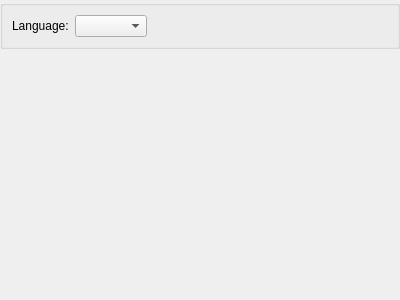
<?xml version="1.0" encoding="UTF-8"?>
<ui version="4.0">
 <class>MainSettings</class>
 <widget class="KittySDK::SettingPage" name="MainSettings">
  <property name="geometry">
   <rect>
    <x>0</x>
    <y>0</y>
    <width>400</width>
    <height>300</height>
   </rect>
  </property>
  <property name="windowTitle">
   <string>Settings</string>
  </property>
  <property name="name" stdset="0">
   <string notr="true">Settings</string>
  </property>
  <layout class="QVBoxLayout" name="verticalLayout">
   <property name="margin">
    <number>0</number>
   </property>
   <item>
    <widget class="QGroupBox" name="settingsGroupBox">
     <property name="title">
      <string/>
     </property>
     <layout class="QFormLayout">
      <property name="fieldGrowthPolicy">
       <enum>QFormLayout::ExpandingFieldsGrow</enum>
      </property>
      <item row="0" column="0">
       <widget class="QLabel" name="languageLabel">
        <property name="text">
         <string>Language:</string>
        </property>
       </widget>
      </item>
      <item row="0" column="1">
       <widget class="QComboBox" name="languageComboBox"/>
      </item>
     </layout>
    </widget>
   </item>
   <item>
    <spacer name="spacer">
     <property name="orientation">
      <enum>Qt::Vertical</enum>
     </property>
     <property name="sizeHint" stdset="0">
      <size>
       <width>20</width>
       <height>251</height>
      </size>
     </property>
    </spacer>
   </item>
  </layout>
 </widget>
 <customwidgets>
  <customwidget>
   <class>KittySDK::SettingPage</class>
   <extends>QWidget</extends>
   <header>SDK/SettingPage.h</header>
   <container>1</container>
  </customwidget>
 </customwidgets>
 <resources/>
 <connections/>
</ui>
